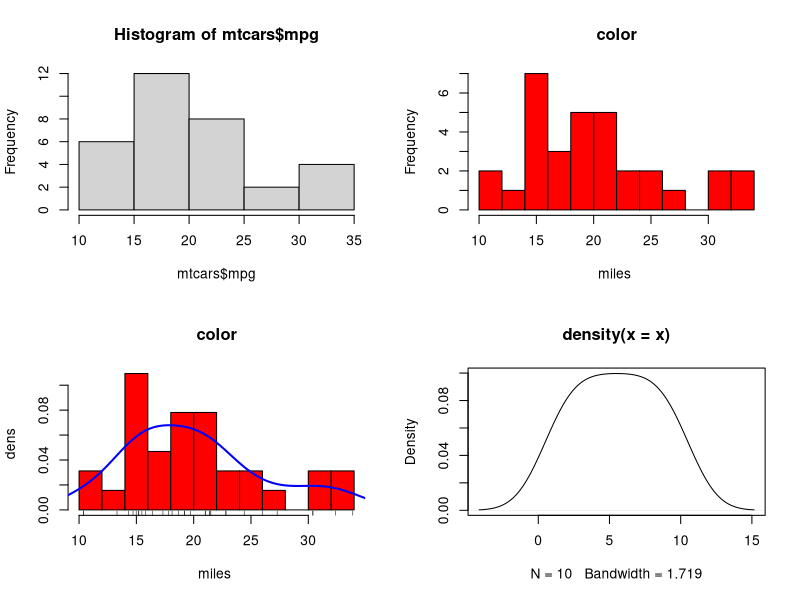

Reproduce this figure in R.
# set we will show 4 graph
par(mfrow=c(2, 2))
mtcars$mpg

# first graph
hist(mtcars$mpg)

# second graph, set color and breaks. 
hist(mtcars$mpg, breaks=12, col="red", xlab="miles ", main="color")

# third graph. 
hist(mtcars$mpg, freq=FALSE, breaks=12, col="red", xlab="miles ", ylab="dens ", main="color")
rug(jitter(mtcars$mpg))
lines(density(mtcars$mpg), col="blue", lwd=2)



# density plot
x <- c(1:10)
density(x)
plot(density(x))

